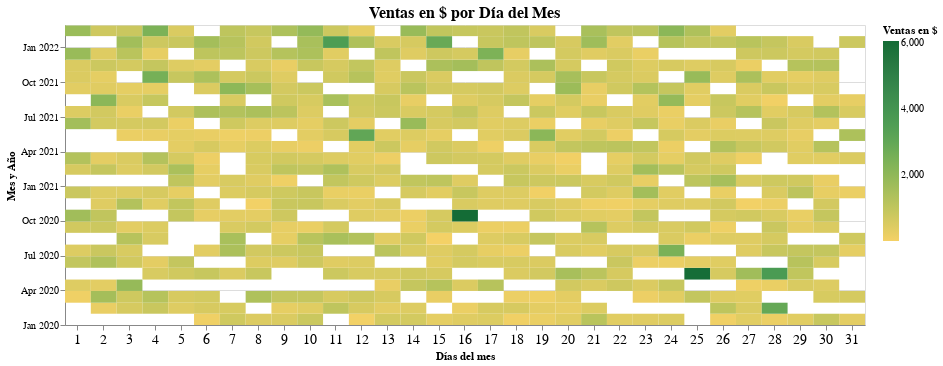

Notebook code for this chart:
### Markdown cell above
La evolución de las ventas en USD por mes muestra un aumento siginificativo a partir del 2do semestre del 2021. 

Los picos observados en mayo y octubre del 2020 corresponden a ventas excepcionales que se registraron en esos meses.

Es de resaltar que los meses con mayores ventas del período, corresponden a los meses que van del 2022.

### Code cell
mapa = alt.Chart(df_ventas_dol).mark_rect().encode(
                x=alt.X('dia_mes:O', title='Días del mes', axis = alt.Axis(labelAngle=0, labelFontSize=14)),
                y=alt.Y('yearmonth(fecha):T', title = 'Mes y Año', scale=alt.Scale(zero=False), 
                  axis = alt.Axis(grid=True, titleAnchor='middle', titleAngle = 270, labelFontSize=10)),
                color=alt.Color(
                    'sum(monto_dolar):Q', scale=alt.Scale(scheme='goldgreen'), legend=alt.Legend(title="Ventas en $")),
                tooltip=[
                    alt.Tooltip('dia_mes:O', title='Día'),
                    alt.Tooltip('yearmonth(fecha):T', title='Mes y Año'),
                    alt.Tooltip('sum(monto_dolar):Q', format=',.5', title='Ventas en $')]
                ).properties(title='Ventas en $ por Día del Mes',
                             width=800, 
                             height=300
                ).configure_title(
                    fontSize = 16,
                    anchor = 'middle',
                ).interactive()

mapa

### Figure 1 — Vega-Lite specification as saved in the notebook (floating-point values rounded to 4 significant figures; data arrays with more than 128 entries replaced by an {"elided": "..."} marker saying what was removed)
{"config": {"view": {"continuousWidth": 400, "continuousHeight": 300}, "title": {"anchor": "middle", "fontSize": 16}}, "data": {"name": "data-a7ec29a1c52efe8cf6aaf89c57d87266"}, "mark": "rect", "encoding": {"color": {"aggregate": "sum", "field": "monto_dolar", "legend": {"title": "Ventas en $"}, "scale": {"scheme": "goldgreen"}, "type": "quantitative"}, "tooltip": [{"field": "dia_mes", "title": "Día", "type": "ordinal"}, {"field": "fecha", "timeUnit": "yearmonth", "title": "Mes y Año", "type": "temporal"}, {"aggregate": "sum", "field": "monto_dolar", "format": ",.5", "title": "Ventas en $", "type": "quantitative"}], "x": {"axis": {"labelAngle": 0, "labelFontSize": 14}, "field": "dia_mes", "title": "Días del mes", "type": "ordinal"}, "y": {"axis": {"grid": true, "labelFontSize": 10, "titleAnchor": "middle", "titleAngle": 270}, "field": "fecha", "scale": {"zero": false}, "timeUnit": "yearmonth", "title": "Mes y Año", "type": "temporal"}}, "height": 300, "selection": {"selector002": {"type": "interval", "bind": "scales", "encodings": ["x", "y"]}}, "title": "Ventas en $ por Día del Mes", "width": 800, "$schema": "https://vega.github.io/schema/vega-lite/v4.17.0.json", "datasets": {"data-a7ec29a1c52efe8cf6aaf89c57d87266": {"elided": "612 records"}}}
